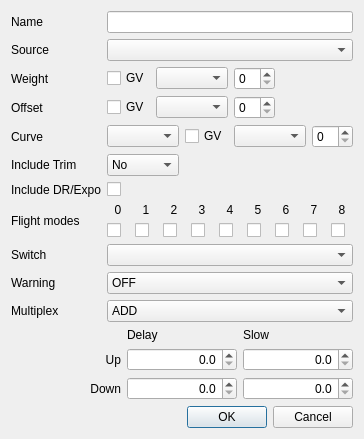
<?xml version="1.0" encoding="UTF-8"?>
<ui version="4.0">
 <class>MixerDialog</class>
 <widget class="QDialog" name="MixerDialog">
  <property name="geometry">
   <rect>
    <x>0</x>
    <y>0</y>
    <width>364</width>
    <height>434</height>
   </rect>
  </property>
  <property name="sizePolicy">
   <sizepolicy hsizetype="Preferred" vsizetype="MinimumExpanding">
    <horstretch>0</horstretch>
    <verstretch>0</verstretch>
   </sizepolicy>
  </property>
  <property name="windowTitle">
   <string>Dialog</string>
  </property>
  <property name="windowIcon">
   <iconset resource="../companion.qrc">
    <normaloff>:/icon.png</normaloff>:/icon.png</iconset>
  </property>
  <layout class="QGridLayout" name="gridLayout_3">
   <item row="1" column="0">
    <layout class="QGridLayout" name="gridLayout" columnstretch="0,0,0">
     <item row="0" column="1">
      <widget class="QLabel" name="label_13">
       <property name="text">
        <string>Delay</string>
       </property>
      </widget>
     </item>
     <item row="0" column="2">
      <widget class="QLabel" name="label_14">
       <property name="text">
        <string>Slow</string>
       </property>
      </widget>
     </item>
     <item row="1" column="0">
      <widget class="QLabel" name="label_12">
       <property name="text">
        <string>Up</string>
       </property>
       <property name="alignment">
        <set>Qt::AlignRight|Qt::AlignTrailing|Qt::AlignVCenter</set>
       </property>
      </widget>
     </item>
     <item row="2" column="0">
      <widget class="QLabel" name="label_11">
       <property name="text">
        <string>Down</string>
       </property>
       <property name="alignment">
        <set>Qt::AlignRight|Qt::AlignTrailing|Qt::AlignVCenter</set>
       </property>
      </widget>
     </item>
     <item row="1" column="2">
      <widget class="QDoubleSpinBox" name="slowUpSB">
       <property name="whatsThis">
        <string>&lt;!DOCTYPE HTML PUBLIC &quot;-//W3C//DTD HTML 4.0//EN&quot; &quot;http://www.w3.org/TR/REC-html40/strict.dtd&quot;&gt;
&lt;html&gt;&lt;head&gt;&lt;meta name=&quot;qrichtext&quot; content=&quot;1&quot; /&gt;&lt;style type=&quot;text/css&quot;&gt;
p, li { white-space: pre-wrap; }
&lt;/style&gt;&lt;/head&gt;&lt;body style=&quot; font-family:'MS Shell Dlg 2'; font-size:8.25pt; font-weight:400; font-style:normal;&quot;&gt;
&lt;p style=&quot; margin-top:0px; margin-bottom:0px; margin-left:0px; margin-right:0px; -qt-block-indent:0; text-indent:0px;&quot;&gt;&lt;span style=&quot; font-weight:600; text-decoration: underline;&quot;&gt;Delay ans Slow&lt;/span&gt;&lt;/p&gt;
&lt;p style=&quot;-qt-paragraph-type:empty; margin-top:0px; margin-bottom:0px; margin-left:0px; margin-right:0px; -qt-block-indent:0; text-indent:0px; font-weight:600; text-decoration: underline;&quot;&gt;&lt;/p&gt;
&lt;p style=&quot; margin-top:0px; margin-bottom:0px; margin-left:0px; margin-right:0px; -qt-block-indent:0; text-indent:0px;&quot;&gt;These values control the speed and delay of the output of the mix.  &lt;/p&gt;
&lt;p style=&quot;-qt-paragraph-type:empty; margin-top:0px; margin-bottom:0px; margin-left:0px; margin-right:0px; -qt-block-indent:0; text-indent:0px;&quot;&gt;&lt;/p&gt;
&lt;p style=&quot; margin-top:0px; margin-bottom:0px; margin-left:0px; margin-right:0px; -qt-block-indent:0; text-indent:0px;&quot;&gt;If Delay is not zero the actuation of the mix will be delayed by the specified amount of seconds.&lt;/p&gt;
&lt;p style=&quot;-qt-paragraph-type:empty; margin-top:0px; margin-bottom:0px; margin-left:0px; margin-right:0px; -qt-block-indent:0; text-indent:0px;&quot;&gt;&lt;/p&gt;
&lt;p style=&quot; margin-top:0px; margin-bottom:0px; margin-left:0px; margin-right:0px; -qt-block-indent:0; text-indent:0px;&quot;&gt;If Slow is not zero then the speed of the mix will be set by the value specified -&amp;gt; the value states the number of seconds it takes to transit from -100 to 100.&lt;/p&gt;&lt;/body&gt;&lt;/html&gt;</string>
       </property>
       <property name="alignment">
        <set>Qt::AlignRight|Qt::AlignTrailing|Qt::AlignVCenter</set>
       </property>
       <property name="decimals">
        <number>1</number>
       </property>
       <property name="maximum">
        <double>7.500000000000000</double>
       </property>
       <property name="singleStep">
        <double>0.500000000000000</double>
       </property>
      </widget>
     </item>
     <item row="2" column="2">
      <widget class="QDoubleSpinBox" name="slowDownSB">
       <property name="whatsThis">
        <string>&lt;!DOCTYPE HTML PUBLIC &quot;-//W3C//DTD HTML 4.0//EN&quot; &quot;http://www.w3.org/TR/REC-html40/strict.dtd&quot;&gt;
&lt;html&gt;&lt;head&gt;&lt;meta name=&quot;qrichtext&quot; content=&quot;1&quot; /&gt;&lt;style type=&quot;text/css&quot;&gt;
p, li { white-space: pre-wrap; }
&lt;/style&gt;&lt;/head&gt;&lt;body style=&quot; font-family:'MS Shell Dlg 2'; font-size:8.25pt; font-weight:400; font-style:normal;&quot;&gt;
&lt;p style=&quot; margin-top:0px; margin-bottom:0px; margin-left:0px; margin-right:0px; -qt-block-indent:0; text-indent:0px;&quot;&gt;&lt;span style=&quot; font-weight:600; text-decoration: underline;&quot;&gt;Delay ans Slow&lt;/span&gt;&lt;/p&gt;
&lt;p style=&quot;-qt-paragraph-type:empty; margin-top:0px; margin-bottom:0px; margin-left:0px; margin-right:0px; -qt-block-indent:0; text-indent:0px; font-weight:600; text-decoration: underline;&quot;&gt;&lt;/p&gt;
&lt;p style=&quot; margin-top:0px; margin-bottom:0px; margin-left:0px; margin-right:0px; -qt-block-indent:0; text-indent:0px;&quot;&gt;These values control the speed and delay of the output of the mix.  &lt;/p&gt;
&lt;p style=&quot;-qt-paragraph-type:empty; margin-top:0px; margin-bottom:0px; margin-left:0px; margin-right:0px; -qt-block-indent:0; text-indent:0px;&quot;&gt;&lt;/p&gt;
&lt;p style=&quot; margin-top:0px; margin-bottom:0px; margin-left:0px; margin-right:0px; -qt-block-indent:0; text-indent:0px;&quot;&gt;If Delay is not zero the actuation of the mix will be delayed by the specified amount of seconds.&lt;/p&gt;
&lt;p style=&quot;-qt-paragraph-type:empty; margin-top:0px; margin-bottom:0px; margin-left:0px; margin-right:0px; -qt-block-indent:0; text-indent:0px;&quot;&gt;&lt;/p&gt;
&lt;p style=&quot; margin-top:0px; margin-bottom:0px; margin-left:0px; margin-right:0px; -qt-block-indent:0; text-indent:0px;&quot;&gt;If Slow is not zero then the speed of the mix will be set by the value specified -&amp;gt; the value states the number of seconds it takes to transit from -100 to 100.&lt;/p&gt;&lt;/body&gt;&lt;/html&gt;</string>
       </property>
       <property name="alignment">
        <set>Qt::AlignRight|Qt::AlignTrailing|Qt::AlignVCenter</set>
       </property>
       <property name="decimals">
        <number>1</number>
       </property>
       <property name="maximum">
        <double>7.500000000000000</double>
       </property>
       <property name="singleStep">
        <double>0.500000000000000</double>
       </property>
      </widget>
     </item>
     <item row="1" column="1">
      <widget class="QDoubleSpinBox" name="delayUpSB">
       <property name="whatsThis">
        <string>&lt;!DOCTYPE HTML PUBLIC &quot;-//W3C//DTD HTML 4.0//EN&quot; &quot;http://www.w3.org/TR/REC-html40/strict.dtd&quot;&gt;
&lt;html&gt;&lt;head&gt;&lt;meta name=&quot;qrichtext&quot; content=&quot;1&quot; /&gt;&lt;style type=&quot;text/css&quot;&gt;
p, li { white-space: pre-wrap; }
&lt;/style&gt;&lt;/head&gt;&lt;body style=&quot; font-family:'MS Shell Dlg 2'; font-size:8.25pt; font-weight:400; font-style:normal;&quot;&gt;
&lt;p style=&quot; margin-top:0px; margin-bottom:0px; margin-left:0px; margin-right:0px; -qt-block-indent:0; text-indent:0px;&quot;&gt;&lt;span style=&quot; font-weight:600; text-decoration: underline;&quot;&gt;Delay ans Slow&lt;/span&gt;&lt;/p&gt;
&lt;p style=&quot;-qt-paragraph-type:empty; margin-top:0px; margin-bottom:0px; margin-left:0px; margin-right:0px; -qt-block-indent:0; text-indent:0px; font-weight:600; text-decoration: underline;&quot;&gt;&lt;/p&gt;
&lt;p style=&quot; margin-top:0px; margin-bottom:0px; margin-left:0px; margin-right:0px; -qt-block-indent:0; text-indent:0px;&quot;&gt;These values control the speed and delay of the output of the mix.  &lt;/p&gt;
&lt;p style=&quot;-qt-paragraph-type:empty; margin-top:0px; margin-bottom:0px; margin-left:0px; margin-right:0px; -qt-block-indent:0; text-indent:0px;&quot;&gt;&lt;/p&gt;
&lt;p style=&quot; margin-top:0px; margin-bottom:0px; margin-left:0px; margin-right:0px; -qt-block-indent:0; text-indent:0px;&quot;&gt;If Delay is not zero the actuation of the mix will be delayed by the specified amount of seconds.&lt;/p&gt;
&lt;p style=&quot;-qt-paragraph-type:empty; margin-top:0px; margin-bottom:0px; margin-left:0px; margin-right:0px; -qt-block-indent:0; text-indent:0px;&quot;&gt;&lt;/p&gt;
&lt;p style=&quot; margin-top:0px; margin-bottom:0px; margin-left:0px; margin-right:0px; -qt-block-indent:0; text-indent:0px;&quot;&gt;If Slow is not zero then the speed of the mix will be set by the value specified -&amp;gt; the value states the number of seconds it takes to transit from -100 to 100.&lt;/p&gt;&lt;/body&gt;&lt;/html&gt;</string>
       </property>
       <property name="alignment">
        <set>Qt::AlignRight|Qt::AlignTrailing|Qt::AlignVCenter</set>
       </property>
       <property name="decimals">
        <number>1</number>
       </property>
      </widget>
     </item>
     <item row="2" column="1">
      <widget class="QDoubleSpinBox" name="delayDownSB">
       <property name="whatsThis">
        <string>&lt;!DOCTYPE HTML PUBLIC &quot;-//W3C//DTD HTML 4.0//EN&quot; &quot;http://www.w3.org/TR/REC-html40/strict.dtd&quot;&gt;
&lt;html&gt;&lt;head&gt;&lt;meta name=&quot;qrichtext&quot; content=&quot;1&quot; /&gt;&lt;style type=&quot;text/css&quot;&gt;
p, li { white-space: pre-wrap; }
&lt;/style&gt;&lt;/head&gt;&lt;body style=&quot; font-family:'MS Shell Dlg 2'; font-size:8.25pt; font-weight:400; font-style:normal;&quot;&gt;
&lt;p style=&quot; margin-top:0px; margin-bottom:0px; margin-left:0px; margin-right:0px; -qt-block-indent:0; text-indent:0px;&quot;&gt;&lt;span style=&quot; font-weight:600; text-decoration: underline;&quot;&gt;Delay ans Slow&lt;/span&gt;&lt;/p&gt;
&lt;p style=&quot;-qt-paragraph-type:empty; margin-top:0px; margin-bottom:0px; margin-left:0px; margin-right:0px; -qt-block-indent:0; text-indent:0px; font-weight:600; text-decoration: underline;&quot;&gt;&lt;/p&gt;
&lt;p style=&quot; margin-top:0px; margin-bottom:0px; margin-left:0px; margin-right:0px; -qt-block-indent:0; text-indent:0px;&quot;&gt;These values control the speed and delay of the output of the mix.  &lt;/p&gt;
&lt;p style=&quot;-qt-paragraph-type:empty; margin-top:0px; margin-bottom:0px; margin-left:0px; margin-right:0px; -qt-block-indent:0; text-indent:0px;&quot;&gt;&lt;/p&gt;
&lt;p style=&quot; margin-top:0px; margin-bottom:0px; margin-left:0px; margin-right:0px; -qt-block-indent:0; text-indent:0px;&quot;&gt;If Delay is not zero the actuation of the mix will be delayed by the specified amount of seconds.&lt;/p&gt;
&lt;p style=&quot;-qt-paragraph-type:empty; margin-top:0px; margin-bottom:0px; margin-left:0px; margin-right:0px; -qt-block-indent:0; text-indent:0px;&quot;&gt;&lt;/p&gt;
&lt;p style=&quot; margin-top:0px; margin-bottom:0px; margin-left:0px; margin-right:0px; -qt-block-indent:0; text-indent:0px;&quot;&gt;If Slow is not zero then the speed of the mix will be set by the value specified -&amp;gt; the value states the number of seconds it takes to transit from -100 to 100.&lt;/p&gt;&lt;/body&gt;&lt;/html&gt;</string>
       </property>
       <property name="alignment">
        <set>Qt::AlignRight|Qt::AlignTrailing|Qt::AlignVCenter</set>
       </property>
       <property name="decimals">
        <number>1</number>
       </property>
      </widget>
     </item>
    </layout>
   </item>
   <item row="2" column="0">
    <widget class="QDialogButtonBox" name="buttonBox">
     <property name="orientation">
      <enum>Qt::Horizontal</enum>
     </property>
     <property name="standardButtons">
      <set>QDialogButtonBox::Cancel|QDialogButtonBox::Ok</set>
     </property>
    </widget>
   </item>
   <item row="0" column="0">
    <layout class="QGridLayout" name="gridLayout_2" columnstretch="0,0,0">
     <item row="5" column="0">
      <widget class="QLabel" name="trimLabel">
       <property name="text">
        <string>Include Trim</string>
       </property>
      </widget>
     </item>
     <item row="3" column="0">
      <widget class="QLabel" name="label_4">
       <property name="text">
        <string>Offset</string>
       </property>
      </widget>
     </item>
     <item row="2" column="0">
      <widget class="QLabel" name="label_3">
       <property name="text">
        <string>Weight</string>
       </property>
      </widget>
     </item>
     <item row="7" column="1" colspan="2">
      <layout class="QGridLayout" name="gridLayout_4">
       <item row="0" column="0">
        <widget class="QLabel" name="lb_FP0">
         <property name="text">
          <string>0</string>
         </property>
         <property name="alignment">
          <set>Qt::AlignCenter</set>
         </property>
        </widget>
       </item>
       <item row="0" column="1">
        <widget class="QLabel" name="lb_FP1">
         <property name="text">
          <string>1</string>
         </property>
         <property name="alignment">
          <set>Qt::AlignCenter</set>
         </property>
        </widget>
       </item>
       <item row="0" column="2">
        <widget class="QLabel" name="lb_FP2">
         <property name="text">
          <string>2</string>
         </property>
         <property name="alignment">
          <set>Qt::AlignCenter</set>
         </property>
        </widget>
       </item>
       <item row="0" column="3">
        <widget class="QLabel" name="lb_FP3">
         <property name="text">
          <string>3</string>
         </property>
         <property name="alignment">
          <set>Qt::AlignCenter</set>
         </property>
        </widget>
       </item>
       <item row="0" column="4">
        <widget class="QLabel" name="lb_FP4">
         <property name="text">
          <string>4</string>
         </property>
         <property name="alignment">
          <set>Qt::AlignCenter</set>
         </property>
        </widget>
       </item>
       <item row="0" column="5">
        <widget class="QLabel" name="lb_FP5">
         <property name="text">
          <string>5</string>
         </property>
         <property name="alignment">
          <set>Qt::AlignCenter</set>
         </property>
        </widget>
       </item>
       <item row="0" column="6">
        <widget class="QLabel" name="lb_FP6">
         <property name="text">
          <string>6</string>
         </property>
         <property name="alignment">
          <set>Qt::AlignCenter</set>
         </property>
        </widget>
       </item>
       <item row="0" column="7">
        <widget class="QLabel" name="lb_FP7">
         <property name="text">
          <string>7</string>
         </property>
         <property name="alignment">
          <set>Qt::AlignCenter</set>
         </property>
        </widget>
       </item>
       <item row="0" column="8">
        <widget class="QLabel" name="lb_FP8">
         <property name="text">
          <string>8</string>
         </property>
         <property name="alignment">
          <set>Qt::AlignCenter</set>
         </property>
        </widget>
       </item>
       <item row="1" column="0">
        <widget class="QCheckBox" name="cb_FP0">
         <property name="text">
          <string/>
         </property>
        </widget>
       </item>
       <item row="1" column="1">
        <widget class="QCheckBox" name="cb_FP1">
         <property name="text">
          <string/>
         </property>
        </widget>
       </item>
       <item row="1" column="2">
        <widget class="QCheckBox" name="cb_FP2">
         <property name="text">
          <string/>
         </property>
        </widget>
       </item>
       <item row="1" column="3">
        <widget class="QCheckBox" name="cb_FP3">
         <property name="text">
          <string/>
         </property>
        </widget>
       </item>
       <item row="1" column="4">
        <widget class="QCheckBox" name="cb_FP4">
         <property name="text">
          <string/>
         </property>
        </widget>
       </item>
       <item row="1" column="5">
        <widget class="QCheckBox" name="cb_FP5">
         <property name="text">
          <string/>
         </property>
        </widget>
       </item>
       <item row="1" column="6">
        <widget class="QCheckBox" name="cb_FP6">
         <property name="text">
          <string/>
         </property>
        </widget>
       </item>
       <item row="1" column="7">
        <widget class="QCheckBox" name="cb_FP7">
         <property name="text">
          <string/>
         </property>
        </widget>
       </item>
       <item row="1" column="8">
        <widget class="QCheckBox" name="cb_FP8">
         <property name="text">
          <string/>
         </property>
        </widget>
       </item>
      </layout>
     </item>
     <item row="0" column="0">
      <widget class="QLabel" name="label_name">
       <property name="text">
        <string>Name</string>
       </property>
      </widget>
     </item>
     <item row="1" column="0">
      <widget class="QLabel" name="label_2">
       <property name="text">
        <string>Source</string>
       </property>
      </widget>
     </item>
     <item row="10" column="0">
      <widget class="QLabel" name="label_9">
       <property name="text">
        <string>Multiplex</string>
       </property>
      </widget>
     </item>
     <item row="9" column="0">
      <widget class="QLabel" name="label_8">
       <property name="text">
        <string>Warning</string>
       </property>
      </widget>
     </item>
     <item row="4" column="1">
      <widget class="QComboBox" name="curveTypeCB">
       <property name="whatsThis">
        <string>The curve used by the mix</string>
       </property>
      </widget>
     </item>
     <item row="6" column="0">
      <widget class="QLabel" name="label_MixDR">
       <property name="text">
        <string>Include DR/Expo</string>
       </property>
      </widget>
     </item>
     <item row="7" column="0">
      <widget class="QLabel" name="label_phases">
       <property name="text">
        <string>Flight modes</string>
       </property>
      </widget>
     </item>
     <item row="8" column="0">
      <widget class="QLabel" name="label_7">
       <property name="text">
        <string>Switch</string>
       </property>
      </widget>
     </item>
     <item row="6" column="1">
      <widget class="QCheckBox" name="MixDR_CB">
       <property name="text">
        <string/>
       </property>
      </widget>
     </item>
     <item row="9" column="1" colspan="2">
      <widget class="QComboBox" name="warningCB">
       <property name="whatsThis">
        <string>Mixer warning.
Setting this value will cause a beep to be emmitted when this value is active.</string>
       </property>
       <item>
        <property name="text">
         <string>OFF</string>
        </property>
       </item>
       <item>
        <property name="text">
         <string>1 Beep</string>
        </property>
       </item>
       <item>
        <property name="text">
         <string>2 Beep</string>
        </property>
       </item>
       <item>
        <property name="text">
         <string>3 Beep</string>
        </property>
       </item>
      </widget>
     </item>
     <item row="5" column="1">
      <widget class="QComboBox" name="trimCB">
       <item>
        <property name="text">
         <string>No</string>
        </property>
       </item>
       <item>
        <property name="text">
         <string>Yes</string>
        </property>
       </item>
      </widget>
     </item>
     <item row="3" column="1" colspan="2">
      <layout class="QHBoxLayout" name="horizontalLayout_2" stretch="0,0,0,1">
       <item>
        <widget class="QCheckBox" name="offsetGV">
         <property name="text">
          <string>GV</string>
         </property>
        </widget>
       </item>
       <item>
        <widget class="QComboBox" name="offsetCB">
         <property name="whatsThis">
          <string>The source for the mixer</string>
         </property>
        </widget>
       </item>
       <item>
        <widget class="QSpinBox" name="offsetSB"/>
       </item>
       <item>
        <spacer name="horizontalSpacer">
         <property name="orientation">
          <enum>Qt::Horizontal</enum>
         </property>
         <property name="sizeHint" stdset="0">
          <size>
           <width>40</width>
           <height>20</height>
          </size>
         </property>
        </spacer>
       </item>
      </layout>
     </item>
     <item row="10" column="1" colspan="2">
      <widget class="QComboBox" name="mltpxCB">
       <property name="whatsThis">
        <string>Multiplexer

This determines how mixer values are added.

&quot;+&quot; means the value of the current mix is added to the previous mixes in the same channel.
&quot;*&quot; means the value of the current mix is amultiplied with the previous mixes in the same channel.
&quot;R&quot; means the value replaces the previous values.  If the switch is off the value will be ignored.</string>
       </property>
       <item>
        <property name="text">
         <string>ADD</string>
        </property>
       </item>
       <item>
        <property name="text">
         <string>MULTIPLY</string>
        </property>
       </item>
       <item>
        <property name="text">
         <string>REPLACE</string>
        </property>
       </item>
      </widget>
     </item>
     <item row="1" column="1" colspan="2">
      <widget class="QComboBox" name="sourceCB">
       <property name="whatsThis">
        <string>The source for the mixer</string>
       </property>
      </widget>
     </item>
     <item row="4" column="0">
      <widget class="QLabel" name="label_curve">
       <property name="text">
        <string>Curve</string>
       </property>
      </widget>
     </item>
     <item row="2" column="1" colspan="2">
      <layout class="QHBoxLayout" name="horizontalLayout" stretch="0,0,0,1">
       <item>
        <widget class="QCheckBox" name="weightGV">
         <property name="text">
          <string>GV</string>
         </property>
        </widget>
       </item>
       <item>
        <widget class="QComboBox" name="weightCB">
         <property name="whatsThis">
          <string>The source for the mixer</string>
         </property>
        </widget>
       </item>
       <item>
        <widget class="QSpinBox" name="weightSB"/>
       </item>
       <item>
        <spacer name="horizontalSpacer_2">
         <property name="orientation">
          <enum>Qt::Horizontal</enum>
         </property>
         <property name="sizeHint" stdset="0">
          <size>
           <width>40</width>
           <height>20</height>
          </size>
         </property>
        </spacer>
       </item>
      </layout>
     </item>
     <item row="8" column="1" colspan="2">
      <widget class="QComboBox" name="switchesCB">
       <property name="whatsThis">
        <string>Switch used by the mix.
If blank then the mix is considered to be &quot;ON&quot; all the time.</string>
       </property>
      </widget>
     </item>
     <item row="0" column="1" colspan="2">
      <widget class="QLineEdit" name="mixerName">
       <property name="maxLength">
        <number>6</number>
       </property>
      </widget>
     </item>
     <item row="4" column="2">
      <layout class="QHBoxLayout" name="horizontalLayout_3" stretch="0,0,0">
       <item>
        <widget class="QCheckBox" name="curveGVarCB">
         <property name="text">
          <string>GV</string>
         </property>
        </widget>
       </item>
       <item>
        <widget class="QComboBox" name="curveValueCB">
         <property name="whatsThis">
          <string>The source for the mixer</string>
         </property>
        </widget>
       </item>
       <item>
        <widget class="QSpinBox" name="curveValueSB"/>
       </item>
      </layout>
     </item>
    </layout>
   </item>
  </layout>
 </widget>
 <resources>
  <include location="../companion.qrc"/>
 </resources>
 <connections>
  <connection>
   <sender>buttonBox</sender>
   <signal>accepted()</signal>
   <receiver>MixerDialog</receiver>
   <slot>accept()</slot>
   <hints>
    <hint type="sourcelabel">
     <x>199</x>
     <y>354</y>
    </hint>
    <hint type="destinationlabel">
     <x>157</x>
     <y>274</y>
    </hint>
   </hints>
  </connection>
  <connection>
   <sender>buttonBox</sender>
   <signal>rejected()</signal>
   <receiver>MixerDialog</receiver>
   <slot>reject()</slot>
   <hints>
    <hint type="sourcelabel">
     <x>199</x>
     <y>360</y>
    </hint>
    <hint type="destinationlabel">
     <x>208</x>
     <y>274</y>
    </hint>
   </hints>
  </connection>
 </connections>
</ui>
